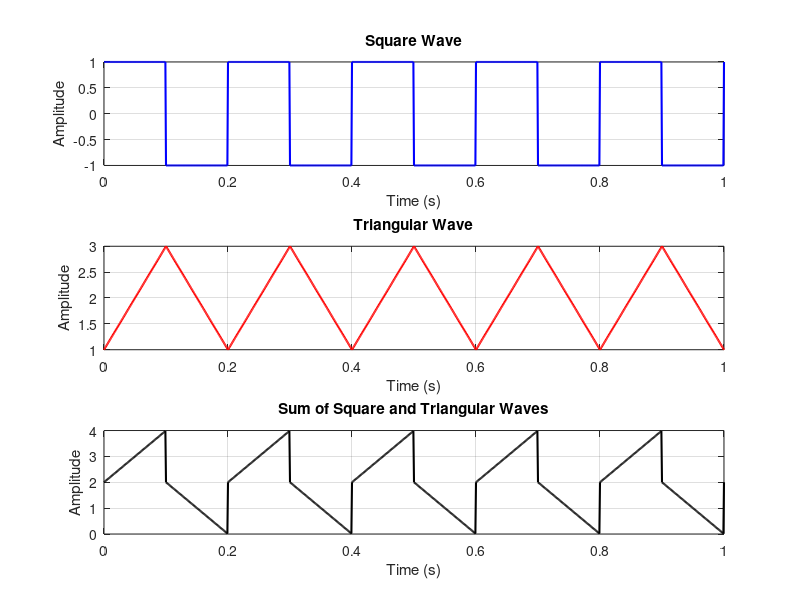

This figure's MATLAB source:
clc;
clear;
close all;

% Parameters
fs = 1000;          % Sampling frequency (Hz)
f = 5;              % Signal frequency (Hz)
t = 0:1/fs:1;       % Time vector (1 second)

% Generate Square Wave
square_wave = square(2*pi*f*t);

% Generate Triangular Wave
triangle_wave = sawtooth(2*pi*f*t, 0.5) + 2;

% Sum of Square and Triangular Waves
sum_wave = triangle_wave + square_wave;

% Plot the signals
figure;

subplot(3,1,1);
plot(t, square_wave, 'b', 'LineWidth', 1.5);
grid on;
title('Square Wave');
xlabel('Time (s)');
ylabel('Amplitude');

subplot(3,1,2);
plot(t, triangle_wave, 'r', 'LineWidth', 1.5);
grid on;
title('Triangular Wave');
xlabel('Time (s)');
ylabel('Amplitude');

subplot(3,1,3);
plot(t, sum_wave, 'k', 'LineWidth', 1.5);
grid on;
title('Sum of Square and Triangular Waves');
xlabel('Time (s)');
ylabel('Amplitude');
